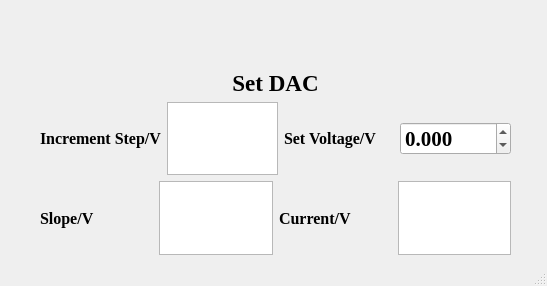
<?xml version="1.0" encoding="UTF-8"?>
<ui version="4.0">
 <class>MainWindow</class>
 <widget class="QMainWindow" name="MainWindow">
  <property name="geometry">
   <rect>
    <x>0</x>
    <y>0</y>
    <width>547</width>
    <height>286</height>
   </rect>
  </property>
  <property name="font">
   <font>
    <family>Times New Roman</family>
   </font>
  </property>
  <property name="windowTitle">
   <string>MainWindow</string>
  </property>
  <widget class="QWidget" name="centralwidget">
   <widget class="QWidget" name="layoutWidget">
    <property name="geometry">
     <rect>
      <x>40</x>
      <y>70</y>
      <width>471</width>
      <height>185</height>
     </rect>
    </property>
    <layout class="QVBoxLayout" name="verticalLayout">
     <item>
      <widget class="QLabel" name="label_18">
       <property name="font">
        <font>
         <family>Times New Roman</family>
         <pointsize>17</pointsize>
         <weight>75</weight>
         <bold>true</bold>
        </font>
       </property>
       <property name="layoutDirection">
        <enum>Qt::LeftToRight</enum>
       </property>
       <property name="text">
        <string>Set DAC</string>
       </property>
       <property name="alignment">
        <set>Qt::AlignCenter</set>
       </property>
      </widget>
     </item>
     <item>
      <layout class="QHBoxLayout" name="horizontalLayout" stretch="1,1,1,1">
       <item>
        <widget class="QLabel" name="label_22">
         <property name="font">
          <font>
           <family>Times New Roman</family>
           <pointsize>12</pointsize>
           <weight>75</weight>
           <bold>true</bold>
          </font>
         </property>
         <property name="text">
          <string>Increment Step/V</string>
         </property>
        </widget>
       </item>
       <item>
        <widget class="QTextEdit" name="increment">
         <property name="font">
          <font>
           <pointsize>16</pointsize>
           <weight>75</weight>
           <bold>true</bold>
          </font>
         </property>
        </widget>
       </item>
       <item>
        <widget class="QLabel" name="label_21">
         <property name="font">
          <font>
           <family>Times New Roman</family>
           <pointsize>12</pointsize>
           <weight>75</weight>
           <bold>true</bold>
          </font>
         </property>
         <property name="text">
          <string>Set Voltage/V</string>
         </property>
        </widget>
       </item>
       <item>
        <widget class="QDoubleSpinBox" name="final1">
         <property name="font">
          <font>
           <pointsize>16</pointsize>
           <weight>75</weight>
           <bold>true</bold>
          </font>
         </property>
         <property name="decimals">
          <number>3</number>
         </property>
         <property name="minimum">
          <double>-5.000000000000000</double>
         </property>
         <property name="maximum">
          <double>5.000000000000000</double>
         </property>
        </widget>
       </item>
      </layout>
     </item>
     <item>
      <layout class="QHBoxLayout" name="horizontalLayout_7" stretch="1,1,1,1">
       <item>
        <widget class="QLabel" name="label_23">
         <property name="font">
          <font>
           <family>Times New Roman</family>
           <pointsize>12</pointsize>
           <weight>75</weight>
           <bold>true</bold>
          </font>
         </property>
         <property name="text">
          <string>Slope/V</string>
         </property>
        </widget>
       </item>
       <item>
        <widget class="QTextEdit" name="slope">
         <property name="font">
          <font>
           <pointsize>16</pointsize>
           <weight>75</weight>
           <bold>true</bold>
          </font>
         </property>
        </widget>
       </item>
       <item>
        <widget class="QLabel" name="label_20">
         <property name="font">
          <font>
           <family>Times New Roman</family>
           <pointsize>12</pointsize>
           <weight>75</weight>
           <bold>true</bold>
          </font>
         </property>
         <property name="text">
          <string>Current/V</string>
         </property>
        </widget>
       </item>
       <item>
        <widget class="QTextEdit" name="cv">
         <property name="font">
          <font>
           <pointsize>16</pointsize>
           <weight>75</weight>
           <bold>true</bold>
          </font>
         </property>
         <property name="readOnly">
          <bool>true</bool>
         </property>
        </widget>
       </item>
      </layout>
     </item>
    </layout>
   </widget>
  </widget>
  <widget class="QMenuBar" name="menubar">
   <property name="geometry">
    <rect>
     <x>0</x>
     <y>0</y>
     <width>547</width>
     <height>21</height>
    </rect>
   </property>
  </widget>
  <widget class="QStatusBar" name="statusbar"/>
 </widget>
 <resources/>
 <connections/>
</ui>
